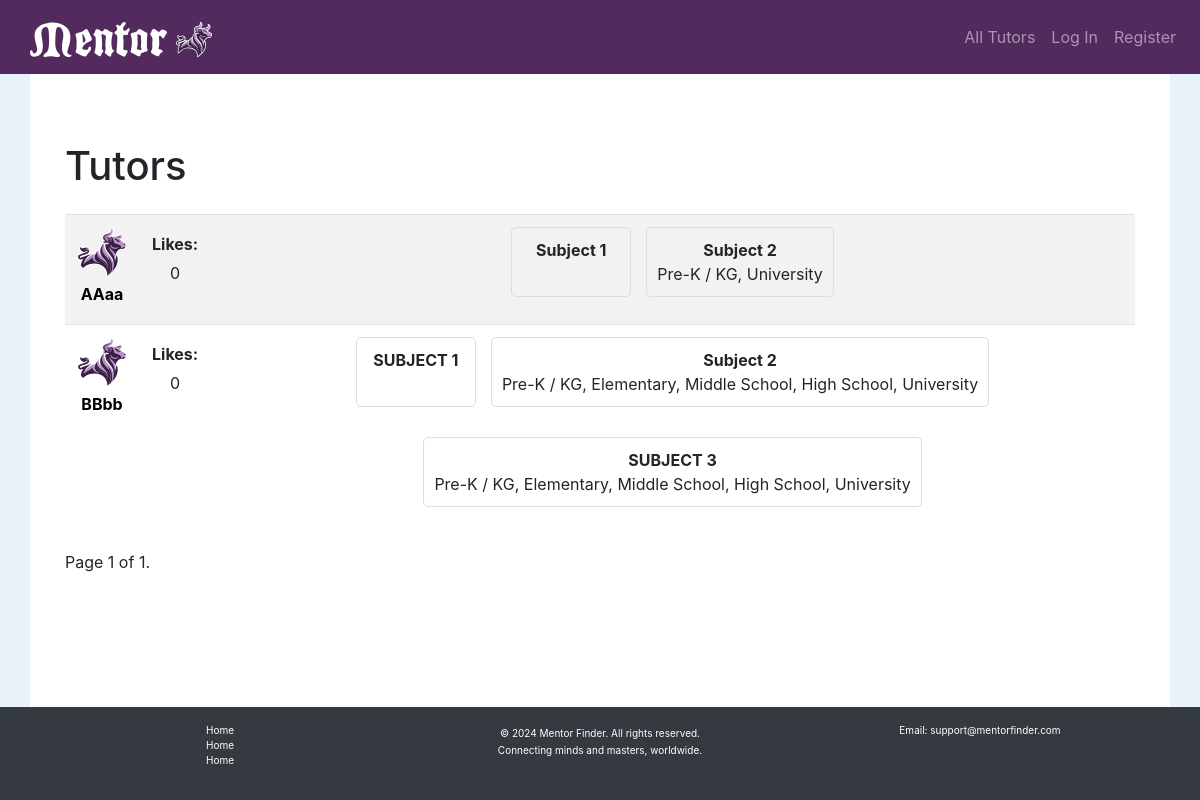
/, run on an earlier commit of the app's database.
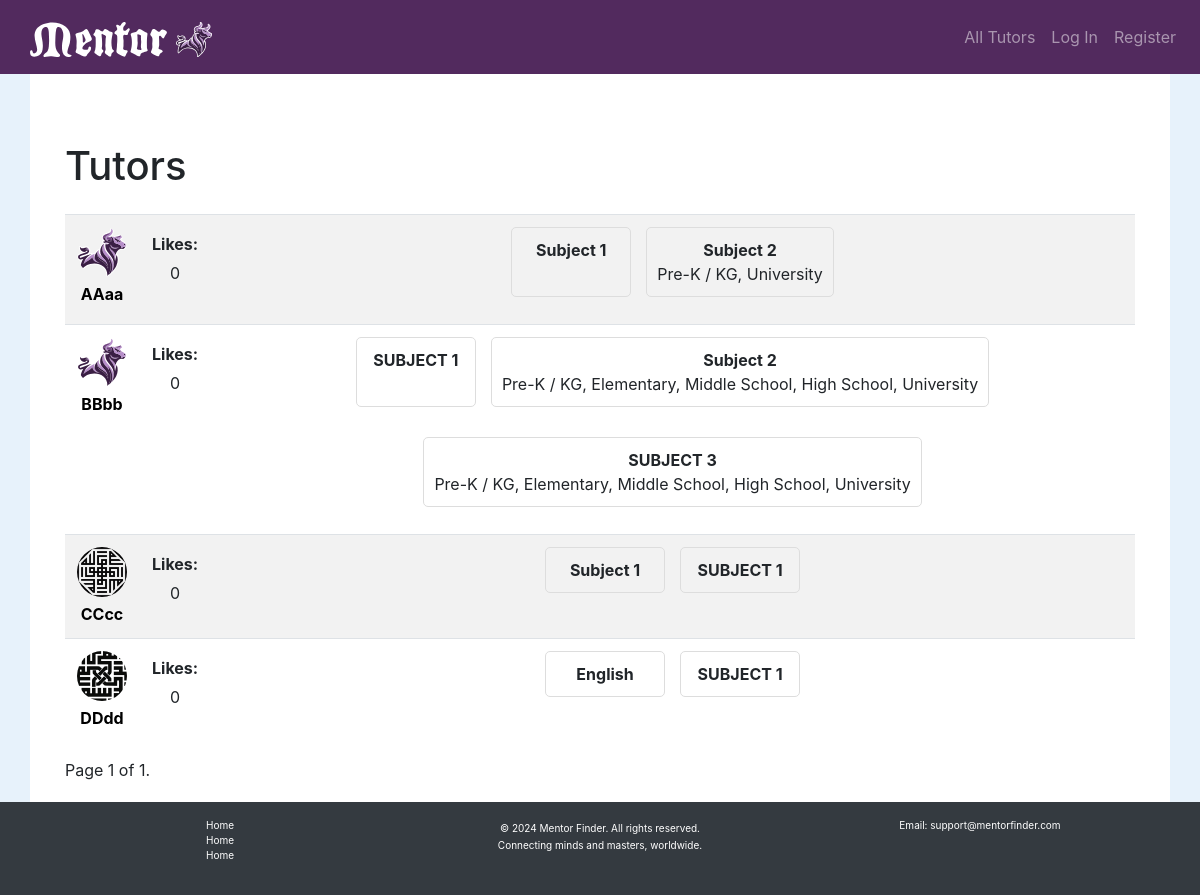
And on a later commit of the database.
### tutorhub/models.py (models this page shows, shortened)
class User(AbstractUser):
    nickname = models.CharField(max_length=50, blank=True, null=True)
    email = models.EmailField(unique=True)
    is_tutor = models.BooleanField(default=False)
    street_address = models.TextField(blank=True, null=True)
    city = models.CharField(max_length=100, blank=True, null=True)
    state = models.CharField(max_length=100, blank=True, null=True)
    zip_code = models.CharField(max_length=10, blank=True, null=True)
    profile_image = models.ImageField(upload_to="profile_images/", blank=True, null=True)
    bio = models.TextField(blank=True, null=True)
    birthdate = models.DateField(blank=True, null=True)
    availability = models.JSONField(default=dict, blank=True, null=True)  # Only used if is_tutor is True
    subject_grades = models.ManyToManyField('SubjectGrade', blank=True, related_name="users")  # Added field
    liked_by = models.ManyToManyField("self", symmetrical=False, blank=True, related_name="liked_tutors")
    USERNAME_FIELD = "email"
    REQUIRED_FIELDS = ["username"]

class SubjectGrade(models.Model):
    tutor = models.ForeignKey(User, on_delete=models.CASCADE, related_name="tutor_subject_grades")
    subject = models.CharField(max_length=100)
    grade_levels = models.JSONField(default=list)  # Stores grade levels as a list (e.g., ["Elementary", "High School"])
    class Meta:
        unique_together = ('tutor', 'subject')  # Each tutor can teach a subject only once.

### tutorhub/views.py (the view)
# urls.py: path("", views.index, name="index"),
def index(request):
    tutors = User.objects.filter(is_tutor=True)
    paginator = Paginator(tutors, 10)  # Show 10 tutors per page
    page_number = request.GET.get('page')
    page_obj = paginator.get_page(page_number)
    return render(request, 'tutorhub/index.html', {'page_obj': page_obj})

### tutorhub/templates/tutorhub/index.html (shortened to what this page needs)
{% extends "tutorhub/layout.html" %}
{% load static %}
{% block body %}
<div class="container mt-5">
    <h1 class="mb-4">Tutors</h1>
    <table class="table table-striped">
        <tbody>
            {% for tutor in page_obj %}
            <tr class="clickable-row" data-href="{% url 'profile' tutor.id %}">
                <td>
                    <div class="tutor-row">
                        <div class="profile-info">
                            {% if tutor.profile_image %}
                                <img id="profile-img-thumb" src="{{ tutor.profile_image.url }}" alt="{{ tutor.nickname }}">
                            {% else %}
                                <img id="profile-img-thumb" src="{% static 'tutorhub/images/mentor-logo-bull.svg' %}" alt="Default Logo">
                            {% endif %}
                            <a href="{% url 'profile' tutor.id %}" class="profile-name">{{ tutor.nickname }}</a>
                        </div>
                        <div class="likes-container">
                            <strong>Likes:</strong>
                            <p>{{ tutor.liked_by.count }}</p>
                        </div>
                    </div>
                </td>
                <td>
                    <div class="subject-grade-container">
                        {% for subject_grade in tutor.tutor_subject_grades.all %}
                            <div id="subject-grade">
                                <strong>{{ subject_grade.subject }}</strong>
                                <div>{{ subject_grade.grade_levels|join:", " }}</div>
                            </div>
                        {% empty %}
                            <div>No subjects available.</div>
                        {% endfor %}
                    </div>
                </td>
            </tr>
            {% empty %}
            <tr>
                <td colspan="3" class="text-center">No tutors found.</td>
            </tr>
            {% endfor %}
        </tbody>
    </table>
    <div class="pagination">
        <span class="step-links">
            <span class="current">
                Page {{ page_obj.number }} of {{ page_obj.paginator.num_pages }}.
            </span>
        </span>
    </div>
</div>
{% endblock %}

What changed in the data, as far as the page shows it:
added User: profile_image (picture), nickname "CCcc", liked_by.count "0"
added SubjectGrade: subject "Subject 1", shown under "CCcc"
added SubjectGrade: subject "SUBJECT 1", shown under "CCcc"
added User: profile_image (picture), nickname "DDdd", liked_by.count "0"
added SubjectGrade: subject "English", shown under "DDdd"
added SubjectGrade: subject "SUBJECT 1", shown under "DDdd"
